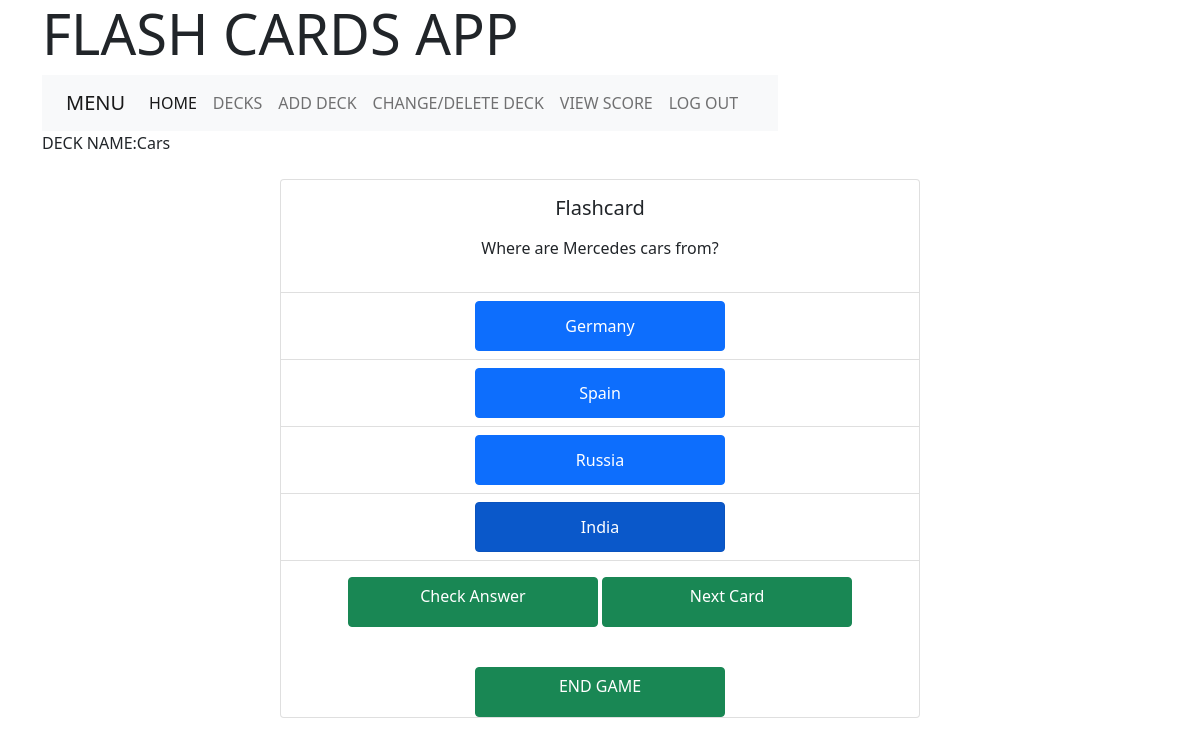
The page /deckgame/1 on the database its author committed.
### main.py (models this page shows)
class Deck(db.Model):
	__tablename__="deck"
	deckid=db.Column(db.Integer, autoincrement=True, primary_key=True)
	deckname = db.Column(db.String,nullable=False)
	lastopened = db.Column(db.String)
	score=db.Column(db.String)
	decks = db.relationship("Deck_cards",backref='Deck',lazy=True)
	decks1 = db.relationship("Deck_cards",backref='Deckscore',lazy=True)

class Deck_cards(db.Model):
	__tablename__="deck_cards"
	deckid=db.Column(db.Integer,db.ForeignKey("deck.deckid"),primary_key=True)
	question= db.Column(db.String,nullable=False,primary_key=True)
	answer = db.Column(db.String,nullable=False)
	option1 = db.Column(db.String,nullable=False)
	option2 = db.Column(db.String,nullable=False)
	option3 = db.Column(db.String,nullable=False)
	option4 = db.Column(db.String,nullable=False)
	difficulty = db.Column(db.String)
	checkanswer=db.Column(db.Integer)

### main.py (the view, shortened to what this page needs)
@app.route("/deckgame/<id>",methods=["Get","Post"])
def deckgame(id):
	if request.method=="GET":
		deck_name=Deck_cards.query.filter_by(deckid=id).all()
		deck_name2=Deck.query.filter_by(deckid=id).all()
		for i in deck_name2:
			dname=i.deckname
		card=random.choice(deck_name)
		global ans
		global cards
		cards=card
		ans=card.answer
		return render_template("deckgame.html",question = card.question,o1=card.option1,o2=card.option2,o3=card.option3,o4=card.option4,deckname=dname)

### templates/deckgame.html (shortened to what this page needs)
<!DOCTYPE html>
<html>
<head>
	<link href="https://cdn.jsdelivr.net/npm/bootstrap@5.1.3/dist/css/bootstrap.min.css" rel="stylesheet">
</head>
<body>
<div class="container">
	<div class="jumbotron">
		<h1 class="display-4">FLASH CARDS APP</h1>
	</div>
	<div class="row">
		<div class="col-md-8">
			<nav class="navbar navbar-expand-lg navbar-light bg-light">
			  <div class="container-fluid">
			    <a class="navbar-brand" href="#">MENU</a>
			    <div class="collapse navbar-collapse" id="navbarNavDropdown">
			      <ul class="navbar-nav">
				<li class="nav-item">
				  <a class="nav-link active" aria-current="page" href="/home">HOME</a>
				</li>
				<li class="nav-item">
				  <a class="nav-link" href="/deck">DECKS</a>
				</li>
				<li class="nav-item">
				  <a class="nav-link" href="/add_deck">ADD DECK</a>
				</li>
				<li class="nav-item">
				  <a class="nav-link" href="/changedeck">CHANGE/DELETE DECK</a>
				</li>
				<li class="nav-item">
				  <a class="nav-link" href="/viewscore">VIEW SCORE</a>
				</li>
				<li class="nav-item">
				  <a class="nav-link" href="/logout">LOG OUT</a>
				</li>
			      </ul>
			    </div>
			  </div>
			</nav>
		</div>
		<div class="mb-3">
			    <label for="exampleInputName" class="form-label">DECK NAME:{{deckname}}</label>
		</div>
		<form method="POST">
		<div class="center">
			<div class="card text-center" style="width: 40rem;">
			  <div class="card-body">
			    <h5 class="card-title" ><p class="text-center">Flashcard</p></h5>
			    <p class="card-text"><p class="text-center">{{question}}</p></p>
			  </div>
			  <ul class="list-group list-group-flush" >
			    <li class="list-group-item"><input type="radio" class="btn-check button1" name="ans" value="{{o1}}" id="option1" autocomplete="off" checked><label class="btn btn-primary button1" for="option1">{{o1}}</label></li>
			    <li class="list-group-item"><input type="radio" class="btn-check button1" name="ans" value="{{o2}}" id="option2" autocomplete="off" checked><label class="btn btn-primary button1" for="option2">{{o2}}</label></li>
			    <li class="list-group-item"><input type="radio" class="btn-check button1" name="ans" value="{{o3}}" id="option3" autocomplete="off" checked><label class="btn btn-primary button1" for="option3">{{o3}}</label></li>
			    <li class="list-group-item"><input type="radio" class="btn-check button1" name="ans" value="{{o4}}" id="option4" autocomplete="off" checked><label class="btn btn-primary button1" for="option4">{{o4}}</label></li>
			  </ul>
			  <div class="card-body">
			  	<button type="submit" class="btn btn-success button1" name="chk" value="check" ><p class="text-center">Check Answer</p></button>
			  	<button type="submit" class="btn btn-success button1" name="chk" value="next"><p class="text-center">Next Card</p></button>
			  </div>
			  <div>
			  <br>
				<button type="button" class="btn btn-success button1" name="hard" value="easy" onclick="window.location.href='/deck'"><p class="text-center">END GAME</p></button>
			</div>
			</div>
		</form>
		</div>
	</div>
</body>
</html>

### templates/deckgame.html (style rules this page uses)
.center { display: flex; justify-content: center; }
.button1 { width: 250px; height: 50px; align-content: center; }

### rows shown on the page
Deck: deckname "Cars"
Deck_cards: question "Where are Mercedes cars from?", option1 "Germany", option2 "Spain", option3 "Russia", option4 "India"
